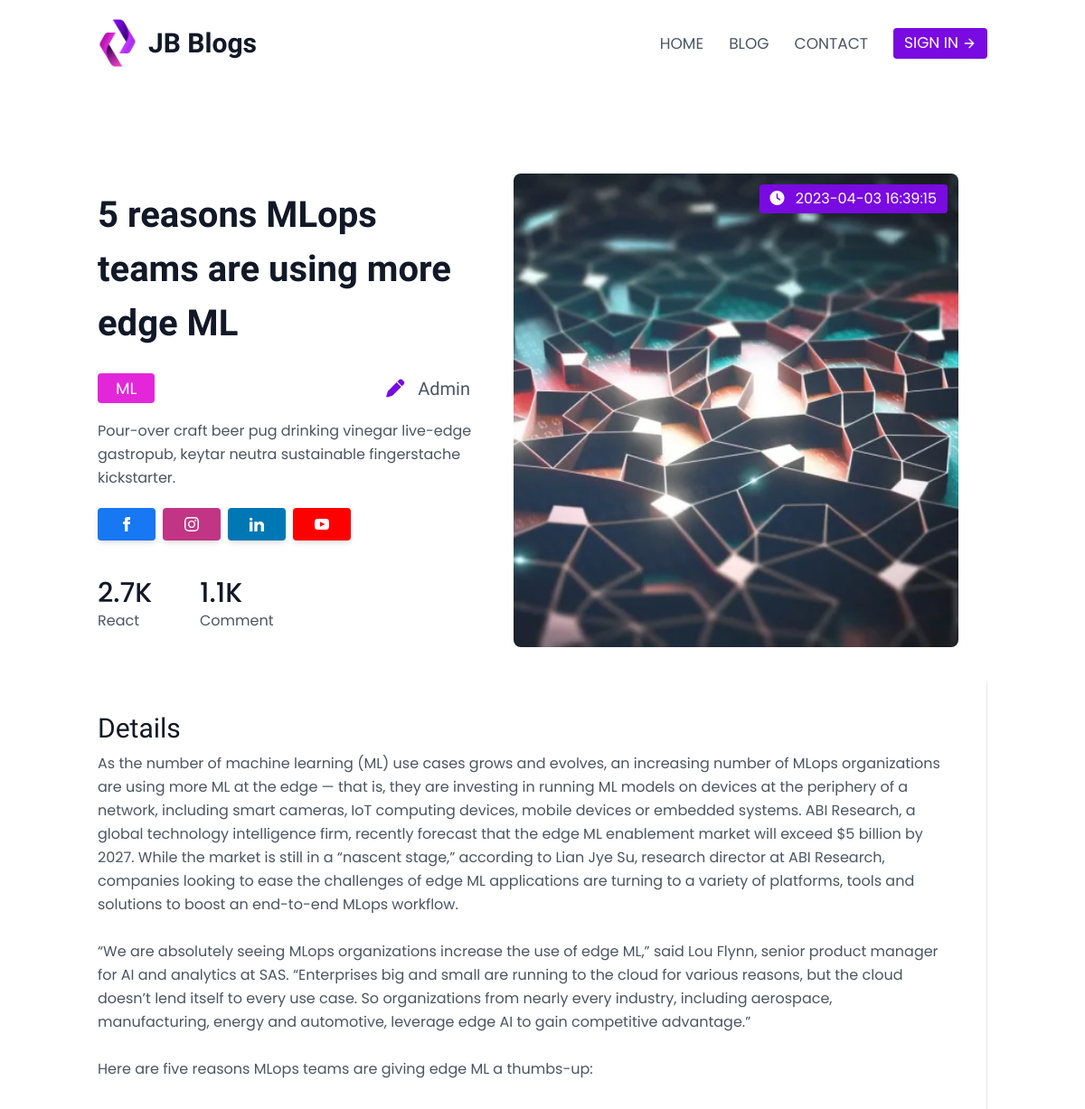
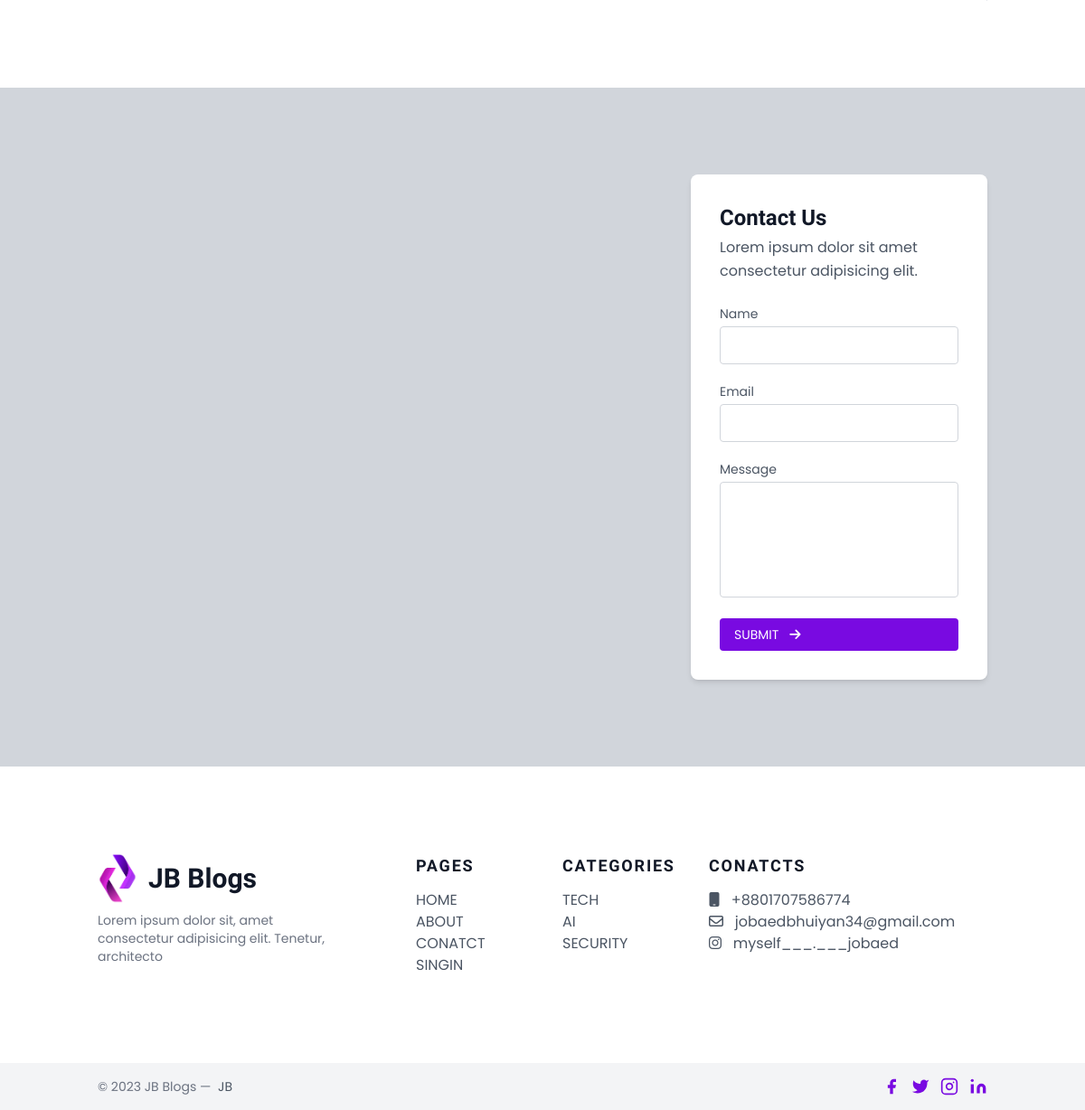
/singleBlog.php?id=5, run on the app's committed database (2 pictures, top to bottom).
### tables this page shows
CREATE TABLE `blog` (
  `id` int(11) NOT NULL,
  `tittle` varchar(200) NOT NULL,
  `category` varchar(100) NOT NULL,
  `author` varchar(100) NOT NULL,
  `image` varchar(100) NOT NULL,
  `text` text NOT NULL,
  `dateTime` datetime NOT NULL DEFAULT CURRENT_TIMESTAMP
);

### singleBlog.php (the view, shortened to what this page needs)
<?php
require_once 'inc/db.php';
if (isset($_GET['id'])) {
    $id =  $_GET['id'];
    $select = "SELECT * FROM blog WHERE id= '$id' LIMIT 1";
    $blogExe = $conn->query($select);
    $row = $blogExe->fetch_assoc();
} else {
    header('Location: index.php');
}
?>
<!doctype html>
<html>
<head>
    <link rel="stylesheet" href="assets/css/style.css">
    <link rel="stylesheet" href="assets/css/responsive.css">
    <script src="https://cdn.tailwindcss.com"></script>
</head>
<body>
    <?php
    require_once 'inc/header.php';
    ?>
    <section class="text-gray-600 body-font">
        <div class="container px-5 pt-24 pb-10 mx-auto flex flex-wrap">
            <div class="flex flex-wrap -mx-4 mt-auto mb-auto lg:w-1/2 sm:w-2/3 content-start sm:pr-10">
                <div class="w-full sm:p-4 px-4 ">
                    <h1 class="title-font font-semibold text-[40px] mb-2 text-gray-900"><?php echo $row['tittle'] ?></h1>
                    <div class="py-5 flex ">
                        <div class="lg:w-1/2">
                            <?php
                            $cat = $row['category'];
                            $catExplod = explode(',', $cat);
                            foreach ($catExplod as $category) {
                            ?>
                                <span class="bg-[#E426DA] text-white px-5 py-1 text-lg rounded hover:bg-[#790AE1] transition duration-200 ease-out hover:ease-in me-2"><?php echo $category ?></span>
                            <?php } ?>
                        </div>
                        <div class="lg:w-1/2 flex justify-end">
                            <h1 class="text-xl pe-2"><i class="text-[#790AE1] fa-solid fa-pen"></i>
                                <?php
                                echo $row['author'];
                                ?>
                            </h1>
                        </div>
                    </div>
                    <div class="leading-relaxed">Pour-over craft beer pug drinking vinegar live-edge gastropub, keytar neutra sustainable fingerstache kickstarter.</div>
                    <div class="flex pt-5 space-x-2">
                        <button type="button" data-te-ripple-init data-te-ripple-color="light" class="mb-2 inline-block rounded px-6 py-2.5 text-xs font-medium uppercase leading-normal text-white shadow-md transition duration-150 ease-in-out hover:shadow-lg focus:shadow-lg focus:outline-none focus:ring-0 active:shadow-lg" style="background-color: #1877f2">
                            <svg xmlns="http://www.w3.org/2000/svg" class="h-4 w-4" fill="currentColor" viewBox="0 0 24 24">
                                <path d="M9 8h-3v4h3v12h5v-12h3.642l.358-4h-4v-1.667c0-.955.192-1.333 1.115-1.333h2.885v-5h-3.808c-3.596 0-5.192 1.583-5.192 4.615v3.385z" />
                            </svg>
                        </button>
                        <button type="button" data-te-ripple-init data-te-ripple-color="light" class="mb-2 inline-block rounded px-6 py-2.5 text-xs font-medium uppercase leading-normal text-white shadow-md transition duration-150 ease-in-out hover:shadow-lg focus:shadow-lg focus:outline-none focus:ring-0 active:shadow-lg" style="background-color: #c13584">
                        </button>
                        <button type="button" data-te-ripple-init data-te-ripple-color="light" class="mb-2 inline-block rounded px-6 py-2.5 text-xs font-medium uppercase leading-normal text-white shadow-md transition duration-150 ease-in-out hover:shadow-lg focus:shadow-lg focus:outline-none focus:ring-0 active:shadow-lg" style="background-color: #0077b5">
                        </button>
                        <button type="button" data-te-ripple-init data-te-ripple-color="light" class="mb-2 inline-block rounded px-6 py-2.5 text-xs font-medium uppercase leading-normal text-white shadow-md transition duration-150 ease-in-out hover:shadow-lg focus:shadow-lg focus:outline-none focus:ring-0 active:shadow-lg" style="background-color: #ff0000">
                        </button>
                    </div>
                </div>
                <div class="p-4 sm:w-1/2 lg:w-1/4 w-1/2">
                    <h2 class="title-font font-medium text-3xl text-gray-900">2.7K</h2>
                    <p class="leading-relaxed">React</p>
                </div>
                <div class="p-4 sm:w-1/2 lg:w-1/4 w-1/2">
                    <h2 class="title-font font-medium text-3xl text-gray-900">1.1K</h2>
                    <p class="leading-relaxed">Comment</p>
                </div>
            </div>
            <div class="relative lg:w-1/2 sm:w-1/3 w-full rounded-lg overflow-hidden mt-6 sm:mt-0">
                <span class="text-md bg-[#790AE1] hover:bg-[#E426DA] px-3 py-1 text-white absolute top-3 right-3 rounded cursor-pointer">
                    <i class="fa-solid fa-clock me-2"></i> <?php echo $row['dateTime'] ?>
                </span>
                <img class="object-cover object-center w-full h-full" src="assets/img/<?php echo $row['image'] ?>" alt="stats">
            </div>
        </div>
    </section>
    <section class="text-gray-600 body-font">
        <div class="container flex flex-wrap px-5 pb-24 mx-auto items-center">
            <div class=" md:pr-12 md:py-8 md:border-r md:border-b-0 mb-10 md:mb-0 pb-10 border-b border-gray-200">
                <h1 class="sm:text-3xl text-2xl font-medium title-font mb-2 text-gray-900">Details</h1>
                <p class="leading-relaxed text-base">
                    <?php
                     echo $row['text'];
                     ?>
                </p>
            </div>
        </div>
    </section>
    <section class="text-gray-600 body-font relative">
        <div class="absolute inset-0 bg-gray-300 overflow-hidden">
            <div style="width: 100%"><iframe scrolling="no" marginheight="0" marginwidth="0" src="https://maps.google.com/maps?width=100%25&amp;height=800&amp;hl=en&amp;q=Dhaka,%20bangladesh+(JB%20Blog)&amp;t=&amp;z=16&amp;ie=UTF8&amp;iwloc=B&amp;output=embed" width="100%" height="800" frameborder="0"><a href="https://www.maps.ie/distance-area-calculator.html">measure acres/hectares on map</a></iframe></div>
        </div>
        <div class="container px-5 py-24 mx-auto flex">
            <div class="lg:w-1/3 md:w-1/2 bg-white rounded-lg p-8 flex flex-col md:ml-auto w-full mt-10 md:mt-0 relative z-10 shadow-md">
                <h1 class="text-gray-900 text-2xl mb-1 font-semibold title-font">Contact Us</h1>
                <p class="leading-relaxed mb-5 text-gray-600">Lorem ipsum dolor sit amet consectetur adipisicing elit.</p>
                <div class="relative mb-4">
                    <label for="name" class="leading-7 text-sm text-gray-600">Name</label>
                    <input type="text" id="name" name="name" class="w-full bg-white rounded border border-gray-300 focus:border-indigo-500 focus:ring-2 focus:ring-indigo-200 text-base outline-none text-gray-700 py-1 px-3 leading-8 transition-colors duration-200 ease-in-out">
                </div>
                <div class="relative mb-4">
                    <label for="email" class="leading-7 text-sm text-gray-600">Email</label>
                    <input type="email" id="email" name="email" class="w-full bg-white rounded border border-gray-300 focus:border-indigo-500 focus:ring-2 focus:ring-indigo-200 text-base outline-none text-gray-700 py-1 px-3 leading-8 transition-colors duration-200 ease-in-out">
                </div>
                <div class="relative mb-4">
                    <label for="message" class="leading-7 text-sm text-gray-600">Message</label>
                    <textarea id="message" name="message" class="w-full bg-white rounded border border-gray-300 focus:border-indigo-500 focus:ring-2 focus:ring-indigo-200 h-32 text-base outline-none text-gray-700 py-1 px-3 resize-none leading-6 transition-colors duration-200 ease-in-out"></textarea>
                </div>
                <a href="" class="hero-btn bg-[#790AE1] nav-btn inline-flex items-center border-0 py-2 px-4 focus:outline-none hover:bg-[#E426DA] text-sm rounded text-white mt-4 md:mt-0 transition duration-200 ease-out hover:ease-in">
                    Submit <i class="fa-solid fa-arrow-right pl-3"></i>
                </a>
            </div>
        </div>
    </section>
    <?php require 'inc/footer.php' ?>
</body>
</html>

### inc/header.php
<header class="text-gray-600 body-font">
    <div class="container header-wrapper px-5 mx-auto flex flex-wrap p-5 flex-col md:flex-row items-center">
      <a class="flex title-font font-medium items-center text-gray-900 mb-4 md:mb-0">
        <img src="assets/img/logo.png" class="w-11" alt="">
        <span class="ml-3  logoText">JB Blogs</span>
      </a>
      <nav class="md:ml-auto main-nav flex flex-wrap items-center text-base justify-center">
        <a href="index.php" class="mr-7 hover:text-gray-900">Home</a>
        <a href="blog.php" class="mr-7 hover:text-gray-900">Blog</a>
        <a href="contact.php" class="mr-7 hover:text-gray-900">Contact</a>
      </nav>
      <a href="login.php" class=" bg-[#790AE1] nav-btn inline-flex items-center border-0 py-1 px-3 focus:outline-none hover:bg-[#E426DA] rounded text-white mt-4 md:mt-0 transition duration-200 ease-out hover:ease-in">Sign
        in
        <svg fill="none" stroke="currentColor" stroke-linecap="round" stroke-linejoin="round" stroke-width="2" class="w-4 h-4 ml-1" viewBox="0 0 24 24">
          <path d="M5 12h14M12 5l7 7-7 7"></path>
        </svg>
</a>
    </div>
  </header>

### inc/footer.php
<footer class="text-gray-600 body-font">
  <div class="container px-5 py-24 mx-auto flex md:items-center lg:items-start md:flex-row md:flex-nowrap flex-wrap flex-col">
    <div class="w-64 flex-shrink-0 md:mx-0 mx-auto text-center md:text-left">
      <a class="flex title-font font-medium items-center md:justify-start justify-center text-gray-900">
        <img src="assets/img/logo.png" class="w-11" alt="">
        <span class="ml-3  logoText">JB Blogs</span>
      </a>
      <p class="mt-2 text-sm text-gray-500">
        Lorem ipsum dolor sit, amet consectetur adipisicing elit. Tenetur, architecto
      </p>
    </div>
    <div class="flex-grow flex flex-wrap md:pl-20 -mb-10 md:mt-0 mt-10 md:text-left text-center">
      <div class="lg:w-1/4 md:w-1/2 w-full px-4">
        <h1 class="title-font font-semibold text-gray-900 tracking-widest text-lg mb-3">PAGES</h1>
        <nav class="list-none mb-10">
          <li>
            <a class="text-gray-600 hover:text-gray-800">HOME</a>
          </li>
          <li>
            <a class="text-gray-600 hover:text-gray-800">ABOUT</a>
          </li>
          <li>
            <a class="text-gray-600 hover:text-gray-800">CONATCT</a>
          </li>
          <li>
            <a class="text-gray-600 hover:text-gray-800">SINGIN</a>
          </li>
        </nav>
      </div>
      <div class="lg:w-1/4 md:w-1/2 w-full px-4">
        <h1 class="title-font font-semibold text-gray-900 tracking-widest text-lg mb-3">CATEGORIES</h1>
        <nav class="list-none mb-10">
          <li>
            <a class="text-gray-600 hover:text-gray-800">TECH</a>
          </li>
          <li>
            <a class="text-gray-600 hover:text-gray-800">AI</a>
          </li>
          <li>
            <a class="text-gray-600 hover:text-gray-800">SECURITY</a>
          </li>
        </nav>
      </div>
      <div class="lg:w-2/4 md:w-1/2 w-full px-4">
        <h1 class="title-font font-semibold text-gray-900 tracking-widest text-lg mb-3">CONATCTS</h1>
        <nav class="list-none mb-10 sm:mx-auto">
          <li >
            <a class="text-gray-600 hover:text-gray-800"><i class="fa-solid fa-mobile"></i> &nbsp; +8801707586774</a>
          </li>
          <li >
            <a class="text-gray-600 hover:text-gray-800"><i class="fa-regular fa-envelope"></i> &nbsp; jobaedbhuiyan34@gmail.com</a>
          </li>
          <li>
            <a class="text-gray-600 hover:text-gray-800"><i class="fa-brands fa-instagram"></i> &nbsp; <a href="https://www.instagram.com/myself___.___jobaed/">myself___.___jobaed</a> </a>
          </li>
        </nav>
      </div>
    </div>
  </div>
  <div class="bg-gray-100">
    <div class="container mx-auto py-4 px-5 flex flex-wrap flex-col sm:flex-row">
      <p class="text-gray-500 text-sm text-center sm:text-left">© 2023 JB Blogs —
        <a href="http://jb.emsscience.xyz/" rel="noopener noreferrer" class="text-gray-600 ml-1" target="_blank">JB</a>
      </p>
      <span class="inline-flex sm:ml-auto sm:mt-0 mt-2 justify-center sm:justify-start">
        <a href="https://www.facebook.com/jobaed.bhuyian/" class="text-[#790AE1]">
          <svg fill="currentColor" stroke-linecap="round" stroke-linejoin="round" stroke-width="2" class="w-5 h-5" viewBox="0 0 24 24">
            <path d="M18 2h-3a5 5 0 00-5 5v3H7v4h3v8h4v-8h3l1-4h-4V7a1 1 0 011-1h3z"></path>
          </svg>
        </a>
        <a href="https://twitter.com/JobaedB" class="ml-3 text-[#790AE1]">
          <svg fill="currentColor" stroke-linecap="round" stroke-linejoin="round" stroke-width="2" class="w-5 h-5" viewBox="0 0 24 24">
            <path d="M23 3a10.9 10.9 0 01-3.14 1.53 4.48 4.48 0 00-7.86 3v1A10.66 10.66 0 013 4s-4 9 5 13a11.64 11.64 0 01-7 2c9 5 20 0 20-11.5a4.5 4.5 0 00-.08-.83A7.72 7.72 0 0023 3z"></path>
          </svg>
        </a>
        <a href="https://www.instagram.com/myself___.___jobaed/" class="ml-3 text-[#790AE1]">
          <svg fill="none" stroke="currentColor" stroke-linecap="round" stroke-linejoin="round" stroke-width="2" class="w-5 h-5" viewBox="0 0 24 24">
            <rect width="20" height="20" x="2" y="2" rx="5" ry="5"></rect>
            <path d="M16 11.37A4 4 0 1112.63 8 4 4 0 0116 11.37zm1.5-4.87h.01"></path>
          </svg>
        </a>
        <a href="https://www.linkedin.com/in/jobaed-bhuiyan-356153177/" class="ml-3 text-[#790AE1]">
          <svg fill="currentColor" stroke="currentColor" stroke-linecap="round" stroke-linejoin="round" stroke-width="0" class="w-5 h-5" viewBox="0 0 24 24">
            <path stroke="none" d="M16 8a6 6 0 016 6v7h-4v-7a2 2 0 00-2-2 2 2 0 00-2 2v7h-4v-7a6 6 0 016-6zM2 9h4v12H2z"></path>
            <circle cx="4" cy="4" r="2" stroke="none"></circle>
          </svg>
        </a>
      </span>
    </div>
  </div>
</footer>

### assets/css/style.css (style rules this page uses)
* { padding: 0; margin: 0; box-sizing: border-box; }
body { font-family: 'Poppins', sans-serif !important; }
h1 { font-family: 'Federo', sans-serif !important; }
.logoText { font-family: 'Federo', sans-serif; font-size: 30px; font-weight: 700; }
.main-nav a, .nav-btn { font-size: 17px; font-family: 'Poppins', sans-serif; text-transform: uppercase; }

### data on the page
blog: tittle "5 reasons MLops teams are using more edge ML", category "ML", author "Admin", dateTime "2023-04-03 16:39:15", image (picture), text "As the number of machine learning (ML) use cases grows and evolves, an increasing number of MLops organizations are using more ML at the edge — that is, they are investing in running ML models on devices at the periphery of a network, including smart cameras, IoT computing devices, mobile devices or embedded systems. ABI Research, a global technology intelligence firm, recently forecast that the edge ML enablement market will exceed $5 billion by 2027. While the market is still in a “nascent stage,” according to Lian Jye Su, research director at ABI Research, companies looking to ease the challenges of edge ML applications are turning to a variety of platforms, tools and solutions to boost…"
